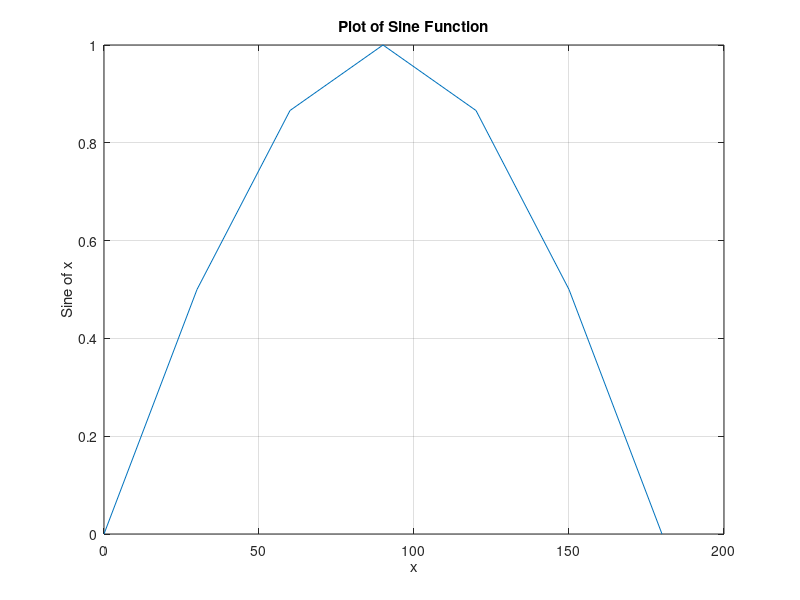

Here is the MATLAB script that generated this plot:
% Simple Plot
clc;
clear;

x = 0:30:180;
plot(x,sind(x))
xlabel('x')
ylabel(' Sine of x ')
title("Plot of Sine Function")
grid on;

